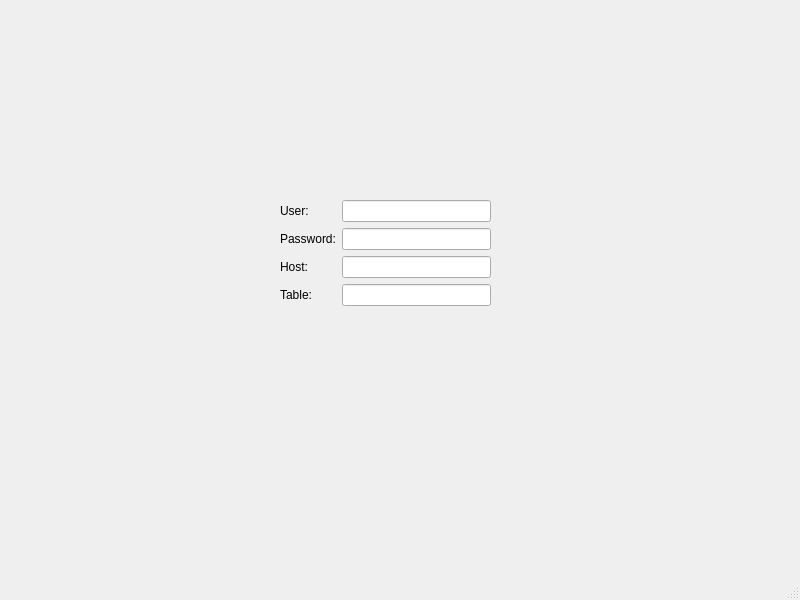
<?xml version="1.0" encoding="UTF-8"?>
<ui version="4.0">
 <class>MainWindow</class>
 <widget class="QMainWindow" name="MainWindow">
  <property name="geometry">
   <rect>
    <x>0</x>
    <y>0</y>
    <width>800</width>
    <height>600</height>
   </rect>
  </property>
  <property name="windowTitle">
   <string>MainWindow</string>
  </property>
  <widget class="QWidget" name="centralwidget">
   <widget class="QWidget" name="formLayoutWidget">
    <property name="geometry">
     <rect>
      <x>280</x>
      <y>200</y>
      <width>211</width>
      <height>111</height>
     </rect>
    </property>
    <layout class="QFormLayout" name="formLayout">
     <item row="0" column="0">
      <widget class="QLabel" name="User">
       <property name="text">
        <string>User:</string>
       </property>
      </widget>
     </item>
     <item row="1" column="0">
      <widget class="QLabel" name="Password">
       <property name="text">
        <string>Password:</string>
       </property>
      </widget>
     </item>
     <item row="2" column="0">
      <widget class="QLabel" name="Host">
       <property name="text">
        <string>Host:</string>
       </property>
      </widget>
     </item>
     <item row="3" column="0">
      <widget class="QLabel" name="Table">
       <property name="text">
        <string>Table:</string>
       </property>
      </widget>
     </item>
     <item row="0" column="1">
      <widget class="QLineEdit" name="sUser"/>
     </item>
     <item row="1" column="1">
      <widget class="QLineEdit" name="sPassword"/>
     </item>
     <item row="2" column="1">
      <widget class="QLineEdit" name="lineEdit_3"/>
     </item>
     <item row="3" column="1">
      <widget class="QLineEdit" name="sTable"/>
     </item>
    </layout>
   </widget>
  </widget>
  <widget class="QMenuBar" name="menubar">
   <property name="geometry">
    <rect>
     <x>0</x>
     <y>0</y>
     <width>800</width>
     <height>21</height>
    </rect>
   </property>
  </widget>
  <widget class="QStatusBar" name="statusbar"/>
 </widget>
 <resources/>
 <connections/>
</ui>
